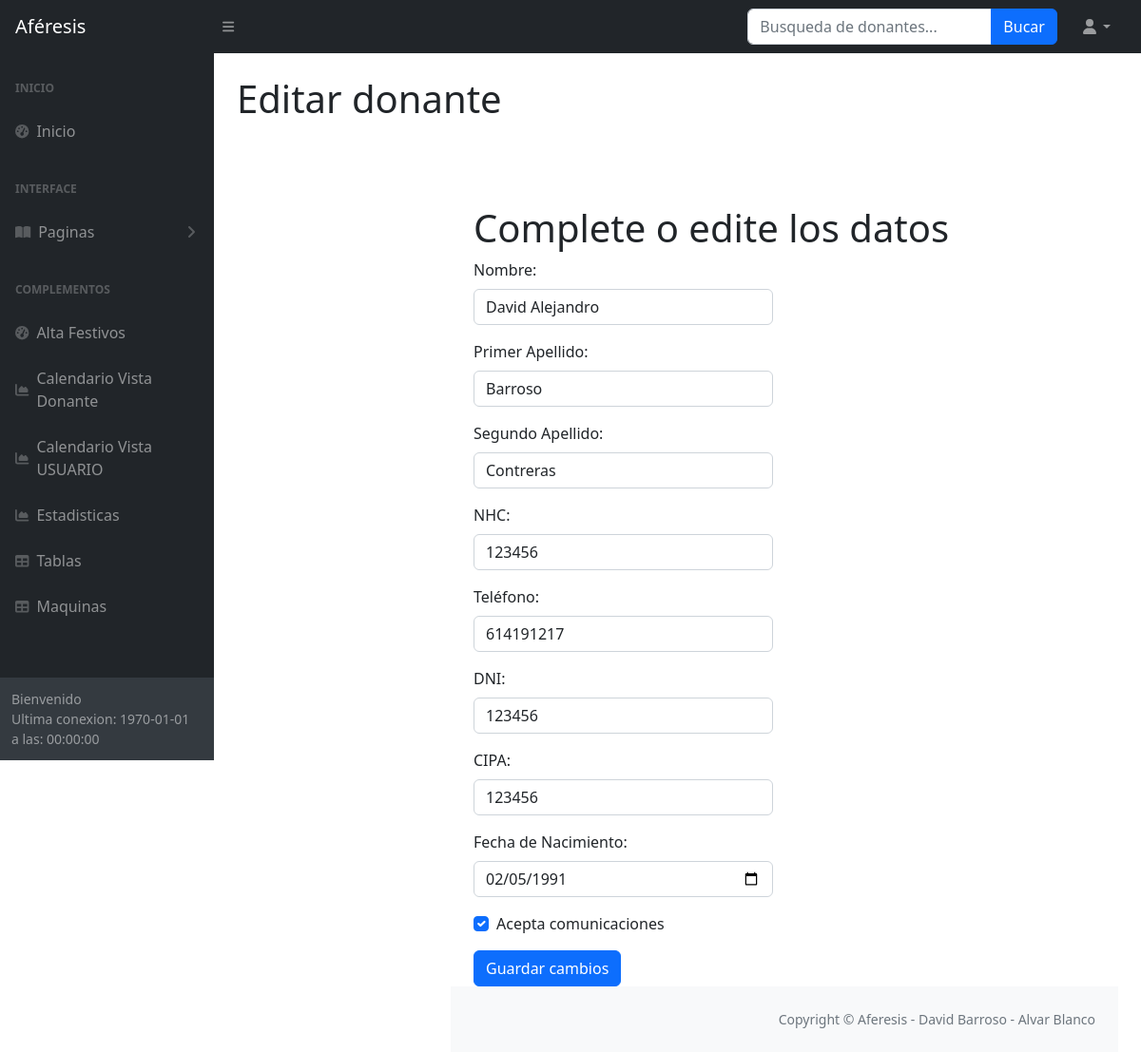
Page /startbootstrap-sb-admin-gh-pages/modificarDatosDonantes.php?id=74 on the committed database.
### tables this page shows
CREATE TABLE IF NOT EXISTS `donante` (
  `id_donante` int(11) NOT NULL AUTO_INCREMENT,
  `nombre` varchar(255) DEFAULT NULL,
  `apellido1` varchar(255) DEFAULT NULL,
  `apellido2` varchar(255) DEFAULT NULL,
  `nhc` varchar(20) DEFAULT NULL,
  `telef1` varchar(100) DEFAULT NULL,
  `telef2` varchar(100) DEFAULT NULL,
  `dni` varchar(20) DEFAULT NULL,
  `ultima_donacion` date DEFAULT NULL,
  `recordatorio` varchar(255) DEFAULT NULL,
  `observaciones` varchar(255) DEFAULT NULL,
  `llamar` varchar(255) NOT NULL DEFAULT 'No',
  `cipa` varchar(255) DEFAULT NULL,
  `acepto_comunicacion` varchar(3) DEFAULT NULL,
  `fecha_nacimiento` date DEFAULT NULL,
  `citable` varchar(10) DEFAULT NULL,
  PRIMARY KEY (`id_donante`),
  UNIQUE KEY `uk_dni` (`dni`),
  UNIQUE KEY `uk_nhc` (`nhc`),
  UNIQUE KEY `uk_cipa` (`cipa`)
);

### startbootstrap-sb-admin-gh-pages/Donantes.php (called while the page is built, shortened)
<?php
class Donantes
{
    private $pdo;
    public function __construct()
    {
        $host = 'localhost';
        $dbname = 'aferesis';
        $username = 'aferesis';
        $password = '2(IPhOLwUkM1PX[i';
        try {
            $this->pdo = new PDO("mysql:host=$host;dbname=$dbname;charset=utf8", $username, $password);
            $this->pdo->setAttribute(PDO::ATTR_ERRMODE, PDO::ERRMODE_EXCEPTION);
        } catch (PDOException $e) {
            echo "Error: en la conexion a la base de datos " . $e->getMessage();
        }
    }
    public function ObtenerDonantePorId($id)
    {
        try {
            $query = "SELECT * FROM donante WHERE id_donante = :id";
            $stmt = $this->pdo->prepare($query);
            $stmt->bindParam(':id', $id);
            $stmt->execute();
            $donante = $stmt->fetch(PDO::FETCH_ASSOC);
            return $donante;
        } catch (PDOException $e) {
            return null;
        }
    }
}

### startbootstrap-sb-admin-gh-pages/modificarDatosDonantes.php (the view, shortened to what this page needs)
<!DOCTYPE html>
<html lang="en">
<?php
$title = "Editar donante";
require_once "./head.php";
require "./Donantes.php";
?>
<body class="sb-nav-fixed">
    <?php
    require_once "./nav.php";
    require_once "./aside.php";
    ?>
    <div id="layoutSidenav_content">
        <main>
            <div class="container-fluid px-4">
                <h1 class="mt-4">
                    <?= $title ?>
                </h1>
                <?php
                if ($_SERVER['REQUEST_METHOD'] == "POST" && isset($_POST['guardar_cambios'])) {
                    $id = $_POST['id'];
                    $nombre = $_POST['nombre'];
                    $apellido1 = $_POST['apellido1'];
                    $apellido2 = $_POST['apellido2'];
                    $nhc = $_POST['nhc'];
                    $telefono = $_POST['telefono'];
                    $dni = $_POST['dni'];
                    $cipa = $_POST['cipa'];
                    $fechaNa = $_POST['fechaNa'];
                    $aceptaComunicaciones = isset($_POST['aceptaComunicaciones']) ? "SI" : "NO";
                    $donante = new Donantes();
                    $donante->EditarDonante($id, $nombre, $apellido1, $apellido2, $nhc, $telefono, $dni, $cipa, $fechaNa, $aceptaComunicaciones);
                    $datos_paciente = $donante->ObtenerDonantePorId($id);
                } elseif (isset($_GET['id'])) {
                    $id_paciente = $_GET['id'];
                    $donante = new Donantes();
                    $datos_paciente = $donante->ObtenerDonantePorId($id_paciente);
                }
                if (isset($datos_paciente) && !empty($datos_paciente)) {
                    $nombre = $datos_paciente['nombre'];
                    $apellido1 = $datos_paciente['apellido1'];
                    $apellido2 = $datos_paciente['apellido2'];
                    $nhc = $datos_paciente['nhc'];
                    $telefono = $datos_paciente['telef1'];
                    $dni = $datos_paciente['dni'];
                    $cipa = $datos_paciente['cipa'];
                    $fechaNa = $datos_paciente['fecha_nacimiento'];
                    $aceptaComunicaciones = $datos_paciente['acepto_comunicacion'];
                } else {
                }
                ?>
                <div id="layoutSidenav_content">
                    <main>
                        <div class="container-fluid px-4">
                            <h1 class="mt-4">
                                Complete o edite los datos
                            </h1>
                            <div class="row">
                                <div class="col-md-6">
                                    <form action="<?php echo $_SERVER['PHP_SELF']; ?>" method="post">
                                        <div class="mb-3">
                                            <label for="nombre" class="form-label">Nombre:</label>
                                            <input type="text" class="form-control" id="nombre" name="nombre"
                                                value="<?php echo $nombre; ?>">
                                        </div>
                                        <div class="mb-3">
                                            <label for="apellido1" class="form-label">Primer Apellido:</label>
                                            <input type="text" class="form-control" id="apellido1" name="apellido1"
                                                value="<?php echo $apellido1; ?>">
                                        </div>
                                        <div class="mb-3">
                                            <label for="apellido2" class="form-label">Segundo Apellido:</label>
                                            <input type="text" class="form-control" id="apellido2" name="apellido2"
                                                value="<?php echo $apellido2; ?>">
                                        </div>
                                        <div class="mb-3">
                                            <label for="nhc" class="form-label">NHC:</label>
                                            <input type="text" class="form-control" id="nhc" name="nhc"
                                                value="<?php echo $nhc; ?>">
                                        </div>
                                        <div class="mb-3">
                                            <label for="telefono" class="form-label">Teléfono:</label>
                                            <input type="text" class="form-control" id="telefono" name="telefono"
                                                value="<?php echo $telefono; ?>">
                                        </div>
                                        <div class="mb-3">
                                            <label for="dni" class="form-label">DNI:</label>
                                            <input type="text" class="form-control" id="dni" name="dni"
                                                value="<?php echo $dni; ?>">
                                        </div>
                                        <div class="mb-3">
                                            <label for="cipa" class="form-label">CIPA:</label>
                                            <input type="text" class="form-control" id="cipa" name="cipa"
                                                value="<?php echo $cipa; ?>">
                                        </div>
                                        <div class="mb-3">
                                            <label for="fechaNa" class="form-label">Fecha de Nacimiento:</label>
                                            <input type="date" class="form-control" id="fechaNa" name="fechaNa"
                                                value="<?php echo $fechaNa; ?>">
                                        </div>
                                        <div class="form-check mb-3">
                                            <input class="form-check-input" type="checkbox" id="aceptaComunicaciones"
                                                name="aceptaComunicaciones" <?php if ($aceptaComunicaciones)
                                                    echo "checked"; ?>>
                                            <label class="form-check-label" for="aceptaComunicaciones">Acepta
                                                comunicaciones</label>
                                        </div>
                                        <button type="submit" name="guardar_cambios" class="btn btn-primary">Guardar
                                            cambios</button>
                                    </form>
                                </div>
                            </div>
                        </div>
                    </main>
                    <?php
                    require_once "./footer.php";
                    ?>
                </div>
        </main>
        <?php
        require_once "./footer.php";
        ?>
    </div>
    </div>
</body>
</html>

### rows in the picture
donante: nombre "David Alejandro", apellido1 "Barroso", apellido2 "Contreras", nhc "123456", telefono "614191217", dni "123456", cipa "123456", fechaNa "02/05/1991", acepto_comunicacion "☑"

### other values in the picture
$fechaFormateada "1970-01-01"
$horaFormateada "00:00:00"
$title "Editar donante"
